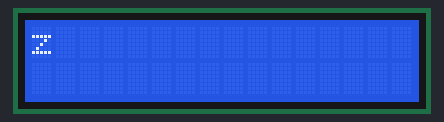
A sketch run on a simulated Arduino Uno, built with avr-gcc and run on an emulated ATmega328P. Shown: 16×2 character LCD.

Above: at 0.1 s.
At 1.1 s:
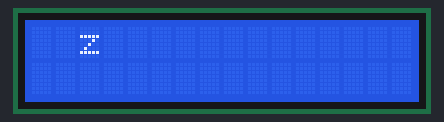
At 2.1 s:
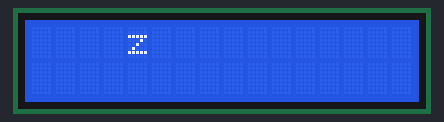
At 4.1 s:
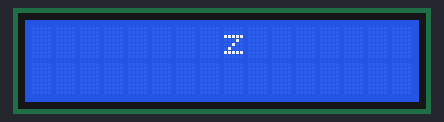
At 6.1 s:
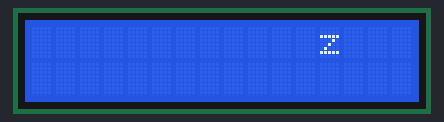
At 8.7 s:
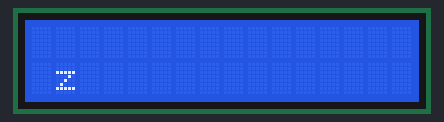

The sketch:

zigzagMove.ino
```cpp
#include <Arduino.h>
#include <Wire.h>
#include <LiquidCrystal.h>
#include <Keypad.h>

int curr_row = 0;
int curr_col = 0;

#define E 33
#define RS 32
#define D4 34
#define D5 35
#define D6 36
#define D7 37
#define ROWS 2
#define COLS 16

LiquidCrystal lcd(RS, E, D4, D5, D6, D7);

void setup()
{
  // put your setup code here, to run once:
  lcd.begin(COLS, ROWS);
  lcd.clear();
}

void loop()
{
    zigzagPrint('z');
}

void zigzagPrint(char c) {
    int turn = 0;
    while (true)
    {
        lcd.clear();
        lcd.setCursor(turn % COLS, turn % ROWS);
        lcd.print(c);
        turn ++;
        delay(500);
    }
}
```

Measured:
- by itself, everything shown: repeats every 8.0 s, in 16 steps
- what the display in image 1 shows lasts 0.5 s, from 1.1 s to 1.6 s
